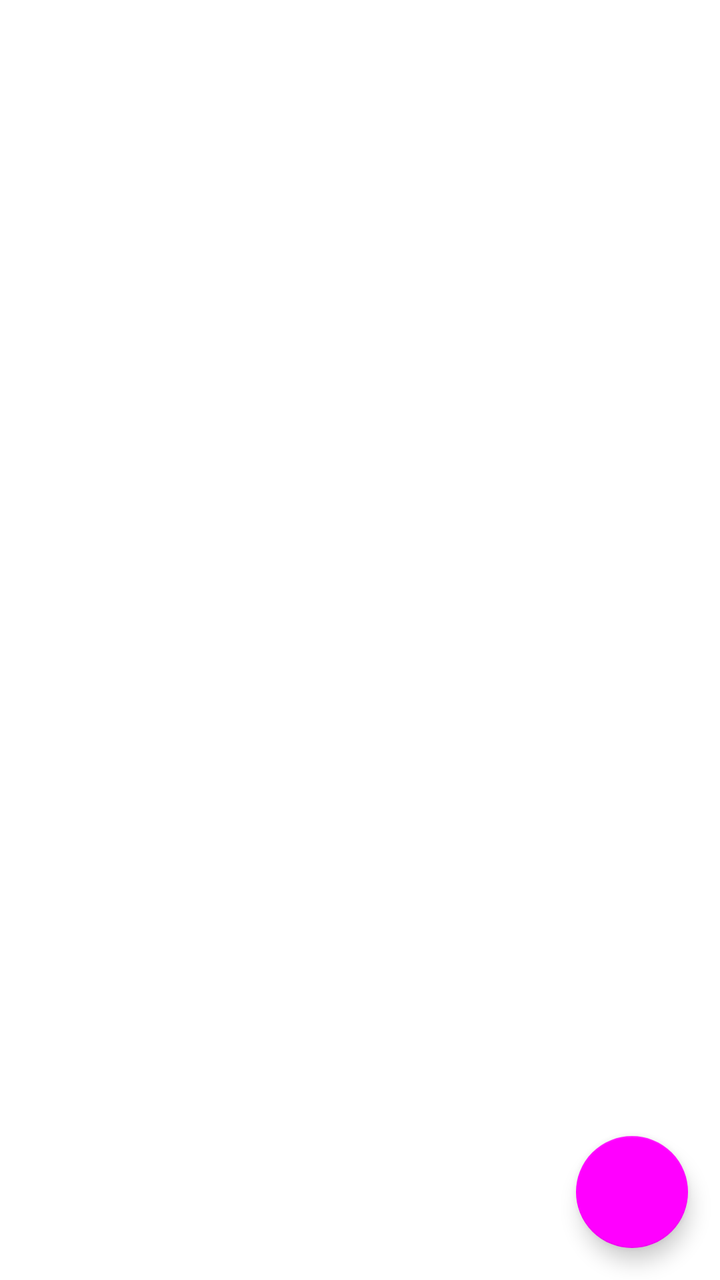
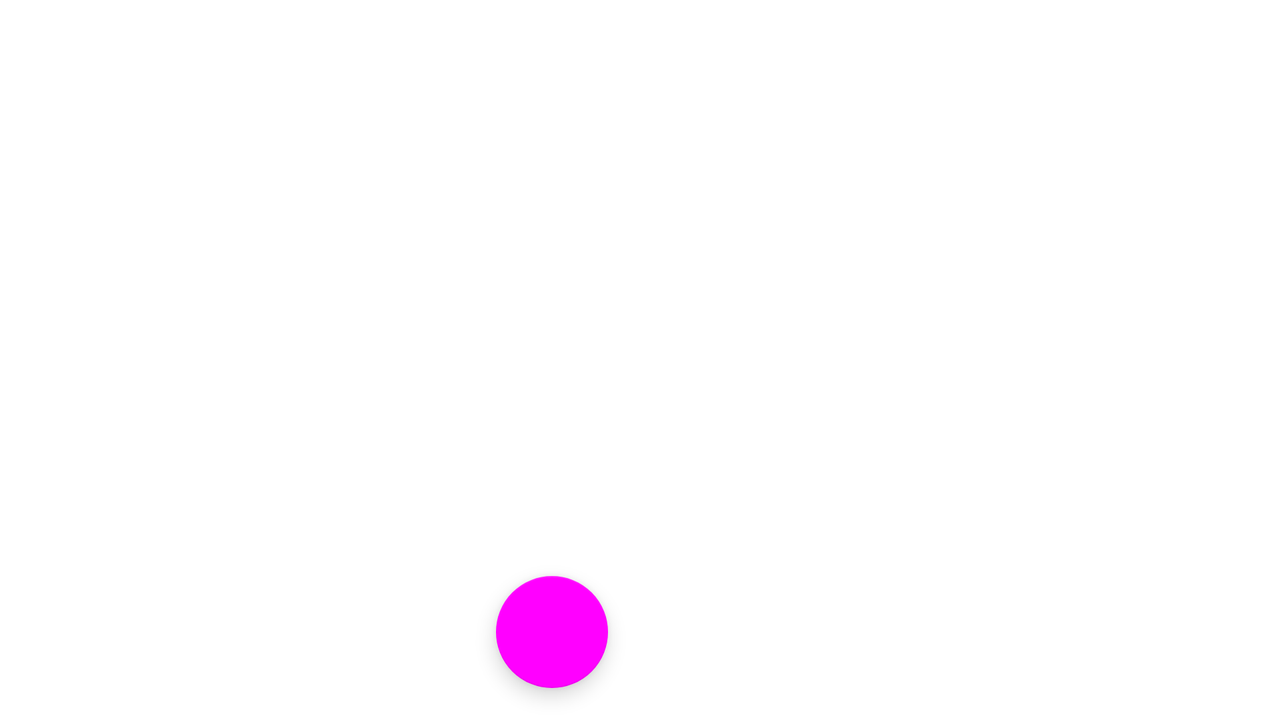

An Android layout and its configuration variant, each rendered on a device that would load it. The default file and the variant file are quoted in full after the pictures.
<!-- AndroidManifest.xml: application theme Theme.ShoppingList -->
<!-- res/layout/activity_main.xml -->
<?xml version="1.0" encoding="utf-8"?>
<layout>

    <androidx.constraintlayout.widget.ConstraintLayout xmlns:android="http://schemas.android.com/apk/res/android"
        xmlns:app="http://schemas.android.com/apk/res-auto"
        xmlns:tools="http://schemas.android.com/tools"
        android:layout_width="match_parent"
        android:layout_height="match_parent"
        tools:context=".presentation.MainActivity">

        <androidx.recyclerview.widget.RecyclerView
            android:id="@+id/rv_shop_list"
            android:layout_width="0dp"
            android:layout_height="0dp"
            app:layoutManager="androidx.recyclerview.widget.LinearLayoutManager"
            app:layout_constraintBottom_toBottomOf="parent"
            app:layout_constraintEnd_toEndOf="parent"
            app:layout_constraintStart_toStartOf="parent"
            app:layout_constraintTop_toTopOf="parent"
            app:layout_constraintVertical_bias="0.0"
            tools:listitem="@layout/item_shop_enabled" />

        <com.google.android.material.floatingactionbutton.FloatingActionButton
            android:id="@+id/btn_add_new_shop_item"
            android:layout_width="wrap_content"
            android:layout_height="wrap_content"
            android:layout_marginEnd="@dimen/dp16"
            android:layout_marginBottom="@dimen/dp16"
            android:clickable="true"
            android:contentDescription="@string/add_new_shop_item"
            android:focusable="true"
            android:src="@drawable/ic_add"
            app:layout_constraintBottom_toBottomOf="parent"
            app:layout_constraintEnd_toEndOf="parent" />


    </androidx.constraintlayout.widget.ConstraintLayout>
</layout>
<!-- res/layout/item_shop_enabled.xml (included above) -->
<?xml version="1.0" encoding="utf-8"?>
<layout>

    <data>
        <variable
            name="shopItem"
            type="com.sonne.shoppinglist.domian.ShopItem" />
    </data>

    <androidx.cardview.widget.CardView xmlns:android="http://schemas.android.com/apk/res/android"
        xmlns:app="http://schemas.android.com/apk/res-auto"
        android:layout_width="match_parent"
        android:layout_height="wrap_content"
        android:layout_marginLeft="4dp"
        android:layout_marginTop="8dp"
        android:layout_marginRight="4dp"
        android:layout_marginBottom="8dp"
        app:cardCornerRadius="4dp"
        app:cardElevation="4dp"
        app:cardUseCompatPadding="true">

        <LinearLayout
            android:layout_width="match_parent"
            android:layout_height="wrap_content"
            android:background="@color/purple_200"
            android:orientation="horizontal"
            android:padding="@dimen/dp16">

            <TextView
                android:id="@+id/tv_name"
                android:layout_width="0dp"
                android:layout_height="wrap_content"
                android:layout_weight="1"
                android:text="@{shopItem.name}"
                android:textColor="@color/white"
                android:textSize="@dimen/sp16"
                android:textStyle="bold" />

            <TextView
                android:id="@+id/tv_count"
                android:layout_width="wrap_content"
                android:layout_height="wrap_content"
                android:text="@{String.valueOf(shopItem.count)}"
                android:textColor="@color/white"
                android:textSize="@dimen/sp16"
                android:textStyle="bold" />

        </LinearLayout>

    </androidx.cardview.widget.CardView>
</layout>
<!-- resources referenced by this layout -->
<resources>
  <color name="purple_200">#FFBB86FC</color>
  <color name="white">#FFFFFFFF</color>
  <dimen name="dp16">16dp</dimen>
  <dimen name="sp16">16sp</dimen>
  <string name="add_new_shop_item">Добавить покупку</string>
  <style name="Theme.ShoppingList" parent="Theme.MaterialComponents.DayNight.DarkActionBar">
          
          <item name="colorPrimary">@color/primary</item>
          <item name="colorPrimaryVariant">@color/primary_dark</item>
          <item name="colorOnPrimary">@color/primary_light</item>
          
          <item name="colorSecondary">@color/primary</item>
          <item name="colorSecondaryVariant">@color/primary_dark</item>
          <item name="colorOnSecondary">@color/white</item>
          
          <item name="android:statusBarColor" tools:targetApi="l">?attr/colorPrimaryVariant</item>
          
          <item name="background">@color/primary_light</item>
          <item name="fontFamily">@font/font</item>
      </style>
</resources>
<!-- res/layout-land/activity_main.xml (the author's variant of the layout above) -->
<!-- drawn on the phone turned sideways -->
<?xml version="1.0" encoding="utf-8"?>
<layout>

    <androidx.constraintlayout.widget.ConstraintLayout xmlns:android="http://schemas.android.com/apk/res/android"
        xmlns:app="http://schemas.android.com/apk/res-auto"
        xmlns:tools="http://schemas.android.com/tools"
        android:layout_width="match_parent"
        android:layout_height="match_parent"
        tools:context=".presentation.MainActivity">

        <androidx.recyclerview.widget.RecyclerView
            android:id="@+id/rv_shop_list"
            android:layout_width="0dp"
            android:layout_height="0dp"
            app:layoutManager="androidx.recyclerview.widget.LinearLayoutManager"
            app:layout_constraintBottom_toBottomOf="parent"
            app:layout_constraintEnd_toEndOf="@id/guideline_midle"
            app:layout_constraintStart_toStartOf="parent"
            app:layout_constraintTop_toTopOf="parent"
            app:layout_constraintVertical_bias="0.0"
            tools:listitem="@layout/item_shop_enabled" />

        <com.google.android.material.floatingactionbutton.FloatingActionButton
            android:id="@+id/btn_add_new_shop_item"
            android:layout_width="wrap_content"
            android:layout_height="wrap_content"
            android:layout_marginEnd="@dimen/dp16"
            android:layout_marginBottom="@dimen/dp16"
            android:clickable="true"
            android:contentDescription="@string/add_new_shop_item"
            android:focusable="true"
            android:src="@drawable/ic_add"
            app:layout_constraintBottom_toBottomOf="parent"
            app:layout_constraintEnd_toEndOf="@id/guideline_midle" />

        <androidx.constraintlayout.widget.Guideline
            android:id="@+id/guideline_midle"
            android:layout_width="wrap_content"
            android:layout_height="wrap_content"
            android:orientation="vertical"
            app:layout_constraintGuide_percent="0.5" />

        <androidx.fragment.app.FragmentContainerView
            android:id="@+id/shop_item_container"
            android:layout_width="0dp"
            android:layout_height="match_parent"
            app:layout_constraintEnd_toEndOf="parent"
            app:layout_constraintStart_toStartOf="@+id/guideline_midle" />


    </androidx.constraintlayout.widget.ConstraintLayout>

</layout>
